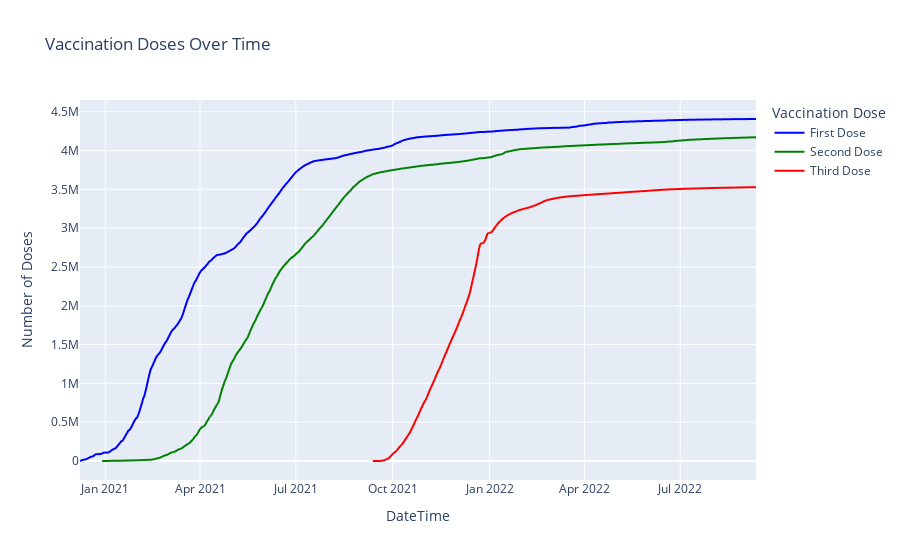

This figure's notebook cell:
### Code cell
import plotly.express as px

# Assuming vaccination_clean is your DataFrame and it's already imported and cleaned.
fig = px.line(vaccination_clean, x='DateTime', y=['First Dose', 'Second Dose', 'Third Dose'],
              labels={
                  "value": "Number of Doses",
                  "variable": "Vaccination Dose"
              },
              title="Vaccination Doses Over Time")

# Update traces to differentiate the colors (optional, as Plotly assigns colors automatically)
fig.update_traces(marker=dict(size=2),
                  line=dict(width=2),
                  selector=dict(type='scatter', mode='lines'))

# You can add custom colors if you want to keep the color scheme consistent with your matplotlib plot
fig.update_traces(overwrite=True, marker=dict(size=2))
fig.data[0].line.color = 'blue'   # First dose
fig.data[1].line.color = 'green'  # Second dose
fig.data[2].line.color = 'red'    # Third dose

# Show the figure
fig.show()

### Figure 1 — Plotly figure (JSON) as saved in the notebook; plotly's stock layout.template omitted (floating-point values rounded to 4 significant figures; data arrays with more than 128 entries replaced by an {"elided": "..."} marker saying what was removed)
{"data": [{"hovertemplate": "Vaccination Dose=First Dose<br>DateTime=%{x}<br>Number of Doses=%{y}<extra></extra>", "legendgroup": "First Dose", "line": {"color": "blue", "dash": "solid"}, "marker": {"size": 2}, "mode": "lines", "name": "First Dose", "showlegend": true, "type": "scattergl", "x": {"elided": "643 str values"}, "xaxis": "x", "y": {"elided": "643 int values"}, "yaxis": "y"}, {"hovertemplate": "Vaccination Dose=Second Dose<br>DateTime=%{x}<br>Number of Doses=%{y}<extra></extra>", "legendgroup": "Second Dose", "line": {"color": "green", "dash": "solid"}, "marker": {"size": 2}, "mode": "lines", "name": "Second Dose", "showlegend": true, "type": "scattergl", "x": {"elided": "643 str values"}, "xaxis": "x", "y": {"elided": "643 int values"}, "yaxis": "y"}, {"hovertemplate": "Vaccination Dose=Third Dose<br>DateTime=%{x}<br>Number of Doses=%{y}<extra></extra>", "legendgroup": "Third Dose", "line": {"color": "red", "dash": "solid"}, "marker": {"size": 2}, "mode": "lines", "name": "Third Dose", "showlegend": true, "type": "scattergl", "x": {"elided": "643 str values"}, "xaxis": "x", "y": {"elided": "643 int values"}, "yaxis": "y"}], "layout": {"legend": {"title": {"text": "Vaccination Dose"}, "tracegroupgap": 0}, "title": {"text": "Vaccination Doses Over Time"}, "xaxis": {"anchor": "y", "domain": [0, 1], "title": {"text": "DateTime"}}, "yaxis": {"anchor": "x", "domain": [0, 1], "title": {"text": "Number of Doses"}}}}
